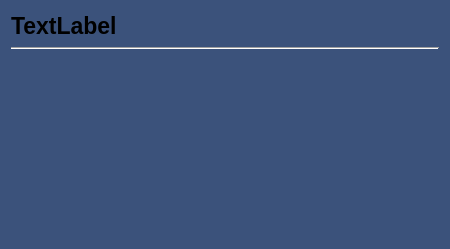
<?xml version="1.0" encoding="UTF-8"?>
<ui version="4.0">
 <class>MessageCard</class>
 <widget class="QWidget" name="MessageCard">
  <property name="geometry">
   <rect>
    <x>0</x>
    <y>0</y>
    <width>450</width>
    <height>249</height>
   </rect>
  </property>
  <property name="sizePolicy">
   <sizepolicy hsizetype="Fixed" vsizetype="Preferred">
    <horstretch>0</horstretch>
    <verstretch>0</verstretch>
   </sizepolicy>
  </property>
  <property name="minimumSize">
   <size>
    <width>450</width>
    <height>0</height>
   </size>
  </property>
  <property name="maximumSize">
   <size>
    <width>450</width>
    <height>16777215</height>
   </size>
  </property>
  <property name="cursor">
   <cursorShape>PointingHandCursor</cursorShape>
  </property>
  <property name="windowTitle">
   <string>Form</string>
  </property>
  <property name="styleSheet">
   <string notr="true">QWidget#MessageCard {
	background-color: #3b527b;
	color: rgb(245, 245, 245);
	padding-left: 10px;
	border-radius: 10px;
	font-size: 20px;
}</string>
  </property>
  <layout class="QGridLayout" name="gridLayout">
   <item row="0" column="0">
    <widget class="QLabel" name="ownerLabel">
     <property name="maximumSize">
      <size>
       <width>16777215</width>
       <height>30</height>
      </size>
     </property>
     <property name="font">
      <font>
       <pointsize>17</pointsize>
       <bold>true</bold>
      </font>
     </property>
     <property name="styleSheet">
      <string notr="true">QLabel {
	background-color: #3b527b;;
}</string>
     </property>
     <property name="text">
      <string>TextLabel</string>
     </property>
    </widget>
   </item>
   <item row="2" column="0">
    <widget class="QLabel" name="label">
     <property name="font">
      <font>
       <pointsize>17</pointsize>
       <bold>true</bold>
      </font>
     </property>
     <property name="autoFillBackground">
      <bool>false</bool>
     </property>
     <property name="styleSheet">
      <string notr="true">QLabel {
	background-color: #3b527b;;
}</string>
     </property>
     <property name="text">
      <string/>
     </property>
     <property name="alignment">
      <set>Qt::AlignLeading|Qt::AlignLeft|Qt::AlignTop</set>
     </property>
     <property name="wordWrap">
      <bool>true</bool>
     </property>
    </widget>
   </item>
   <item row="1" column="0">
    <widget class="Line" name="line">
     <property name="orientation">
      <enum>Qt::Horizontal</enum>
     </property>
    </widget>
   </item>
  </layout>
 </widget>
 <resources/>
 <connections/>
</ui>
